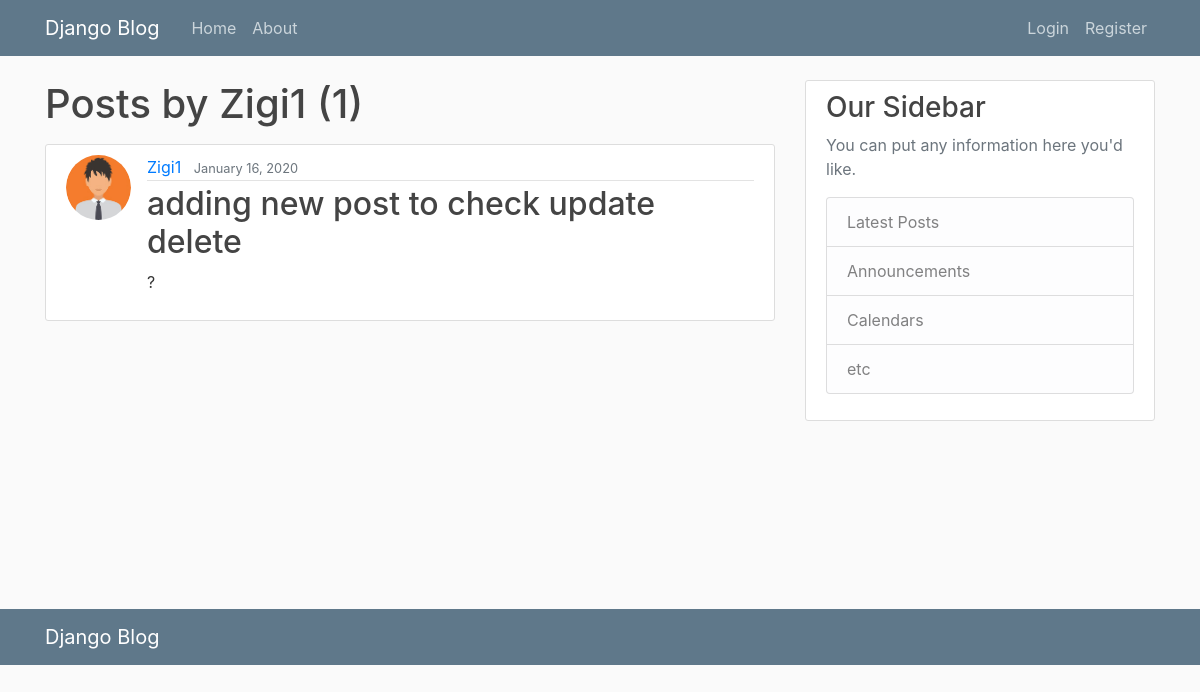
/user/Zigi1, run on an earlier commit of the app's database.
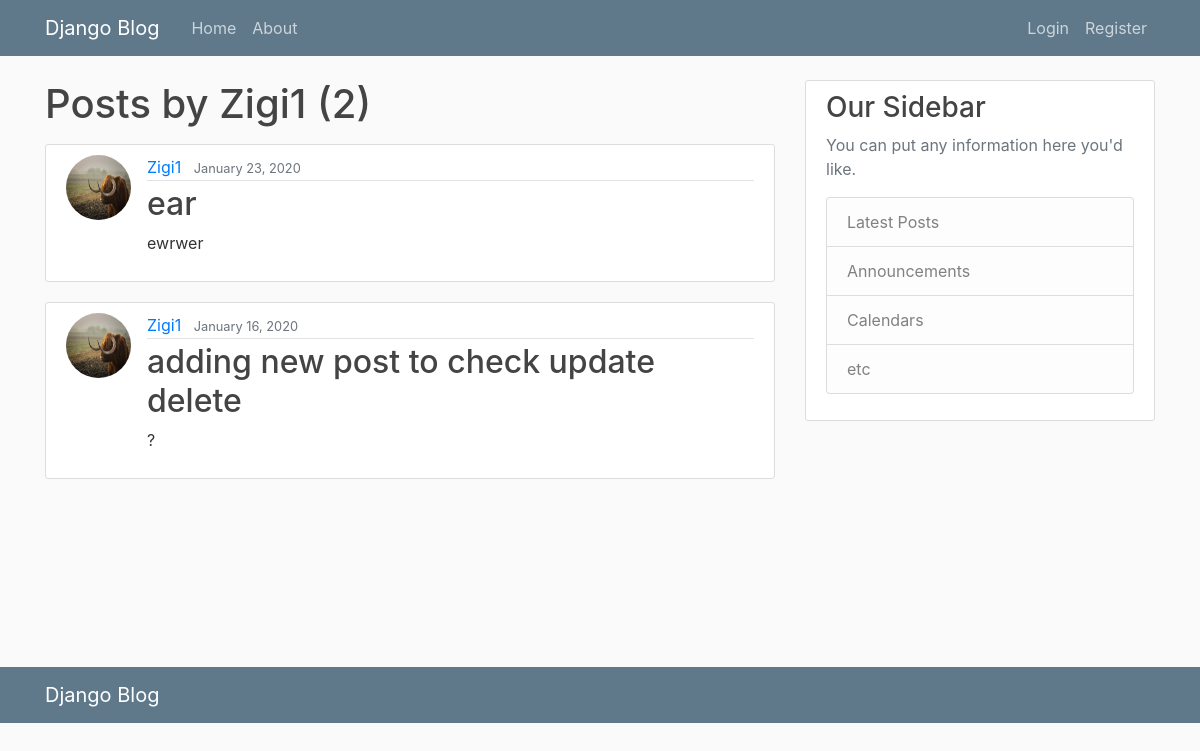
And on a later commit of the database.
### blog/models.py (models this page shows, shortened)
class Post(models.Model):
    title = models.CharField(max_length=100)
    content = models.TextField()
    date_posted = models.DateTimeField(default=timezone.now)
    author = models.ForeignKey(User,on_delete=models.CASCADE)

### users/models.py (models this page shows, shortened)
class Profile(models.Model):
    user = models.OneToOneField(User, on_delete=models.CASCADE)
    image= models.ImageField(default='default.jpg', upload_to='profile_pics')

### blog/views.py (the view)
# urls.py: path('user/<str:username>', UserPostListView.as_view(), name='user-posts'),
class UserPostListView(ListView):
    model = Post
    template_name = 'blog/user_post.html'
    context_object_name ='posts'
    paginate_by = 5
    def get_queryset(self):
        user = get_object_or_404(User, username=self.kwargs.get('username'))
        return Post.objects.filter(author=user).order_by('-date_posted')

### blog/templates/blog/user_post.html (shortened to what this page needs)
{% extends "blog/layout.html" %}
{% block content %}
    <h1 class="mb-3">Posts by {{ view.kwargs.username }} ({{ page_obj.paginator.count }})</h1>
    {% for post in posts %}
        <article class="media content-section">
          <img class="rounded-circle article-img" src="{{ post.author.profile.image.url }}">
          <div class="media-body">
            <div class="article-metadata">
              <a class="mr-2" href="{% url 'user-posts' post.author.username %}">{{ post.author }}</a>
              <small class="text-muted">{{ post.date_posted|date:"F d, Y" }}</small>
            </div>
            <h2><a class="article-title" href="{% url 'post-detail' post.id %}">{{ post.title }}</a></h2>
            <p class="article-content">{{ post.content }}</p>
          </div>
        </article>
    {% endfor %}
{% endblock content %}

What changed in the data, as far as the page shows it:
added Post: author.profile.image (picture), author "Zigi1", date_posted "January 23, 2020", title "ear", content "ewrwer"
changed through a linked row, Post "adding new post to check update delete": author.profile.image: picture added in place of a placeholder
Also different on the page:
{{ page_obj.paginator.count }}: "1" → "2"
